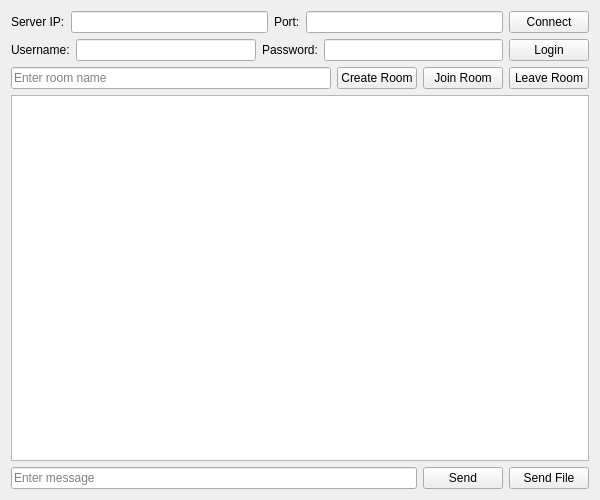
<?xml version="1.0" encoding="UTF-8"?>
<ui version="4.0">
 <class>TcpClient</class>
 <widget class="QWidget" name="TcpClient">
  <property name="geometry">
   <rect>
    <x>0</x>
    <y>0</y>
    <width>600</width>
    <height>500</height>
   </rect>
  </property>
  <property name="windowTitle">
   <string>Chat Client</string>
  </property>
  <layout class="QVBoxLayout" name="verticalLayout">
   <item>
    <layout class="QGridLayout" name="gridLayout">
     <item row="0" column="0">
      <widget class="QLabel" name="label">
       <property name="text">
        <string>Server IP:</string>
       </property>
      </widget>
     </item>
     <item row="0" column="1">
      <widget class="QLineEdit" name="serverIP"/>
     </item>
     <item row="0" column="2">
      <widget class="QLabel" name="label_2">
       <property name="text">
        <string>Port:</string>
       </property>
      </widget>
     </item>
     <item row="0" column="3">
      <widget class="QLineEdit" name="serverPort"/>
     </item>
     <item row="0" column="4">
      <widget class="QPushButton" name="connectButton">
       <property name="text">
        <string>Connect</string>
       </property>
      </widget>
     </item>
    </layout>
   </item>
   <item>
    <layout class="QHBoxLayout" name="horizontalLayout">
     <item>
      <widget class="QLabel" name="label_3">
       <property name="text">
        <string>Username:</string>
       </property>
      </widget>
     </item>
     <item>
      <widget class="QLineEdit" name="usernameEdit"/>
     </item>
     <item>
      <widget class="QLabel" name="label_4">
       <property name="text">
        <string>Password:</string>
       </property>
      </widget>
     </item>
     <item>
      <widget class="QLineEdit" name="passwordEdit">
       <property name="echoMode">
        <enum>QLineEdit::EchoMode::Password</enum>
       </property>
      </widget>
     </item>
     <item>
      <widget class="QPushButton" name="loginButton">
       <property name="text">
        <string>Login</string>
       </property>
      </widget>
     </item>
    </layout>
   </item>
   <item>
    <layout class="QHBoxLayout" name="horizontalLayout_2">
     <item>
      <widget class="QLineEdit" name="roomNameEdit">
       <property name="placeholderText">
        <string>Enter room name</string>
       </property>
      </widget>
     </item>
     <item>
      <widget class="QPushButton" name="createRoomButton">
       <property name="text">
        <string>Create Room</string>
       </property>
      </widget>
     </item>
     <item>
      <widget class="QPushButton" name="joinRoomButton">
       <property name="text">
        <string>Join Room</string>
       </property>
      </widget>
     </item>
     <item>
      <widget class="QPushButton" name="leaveRoomButton">
       <property name="text">
        <string>Leave Room</string>
       </property>
      </widget>
     </item>
    </layout>
   </item>
   <item>
    <widget class="QTextBrowser" name="chatDisplay"/>
   </item>
   <item>
    <layout class="QHBoxLayout" name="horizontalLayout_3">
     <item>
      <widget class="QLineEdit" name="messageEdit">
       <property name="placeholderText">
        <string>Enter message</string>
       </property>
      </widget>
     </item>
     <item>
      <widget class="QPushButton" name="sendButton">
       <property name="text">
        <string>Send</string>
       </property>
      </widget>
     </item>
     <item>
      <widget class="QPushButton" name="sendFileButton">
       <property name="text">
        <string>Send File</string>
       </property>
      </widget>
     </item>
    </layout>
   </item>
  </layout>
 </widget>
 <resources/>
 <connections/>
</ui>
